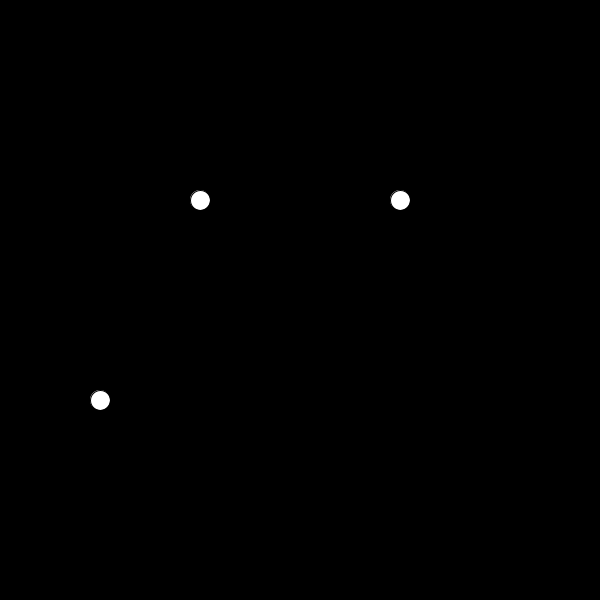
Frame 1 (no input)
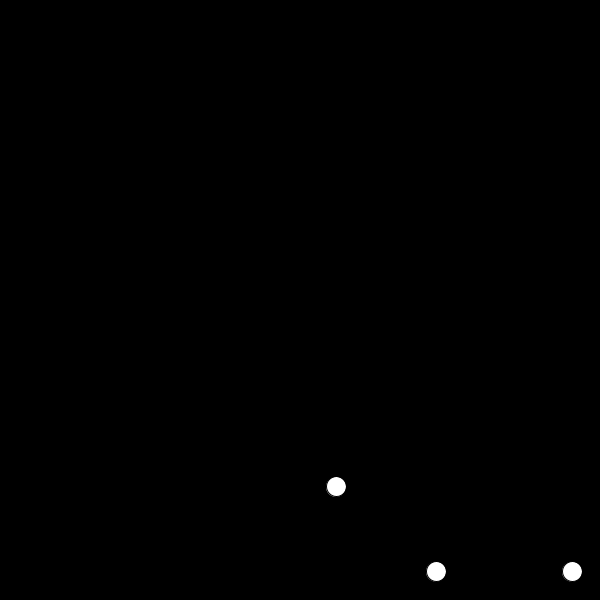
Frame 60 (the mouse pressed at the canvas centre just before this capture)
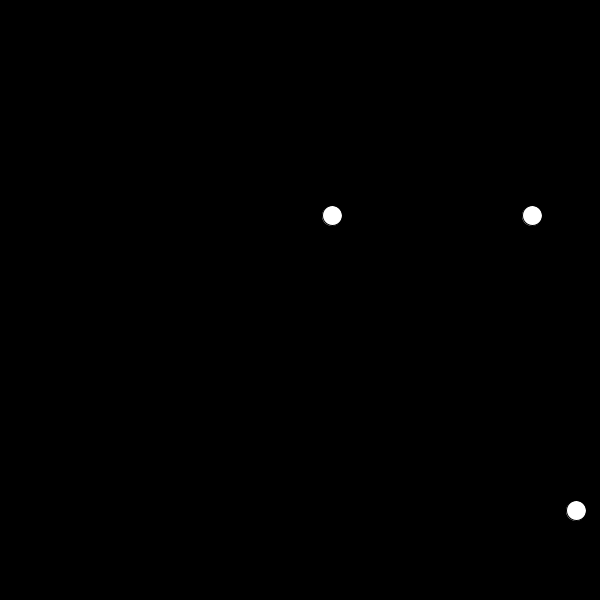
Frame 120 (the mouse held since frame 60 and released just before this capture)

The Processing sketch that drew these frames (run headless with seeded random() and noise(); from frame 60 on, the mouse is pressed at the canvas centre):

// Processing sketch: processing_136279
// ── processing_136279.pde

//DECLARE
Ball myBall;
Ball myBall2;
Ball myBall3;

void setup() {
  size(600,600);
  smooth();
  
  //INITIALIZE
  myBall = new Ball(200,200);
  myBall2 = new Ball(100,400);
  myBall3 = new Ball(400,200);
}

void draw() {
  background(0);
  
  //CALL FUNCTIONALITY
  myBall.run();
  myBall2.run();
  myBall3.run();
  
}

class Ball{
  // GLOBAL VARIABLES
    float x = 0;
    float y = 0;
    float speedX = 4;
    float speedY = 0.5;
    
  //CONSTRUCTOR
  Ball(float _x, float _y){
    
   x = _x;
   y = _y;
  
}
  
  //FUNCTIONS
  void run(){
    display();
    move();
    bounce();
    gravity();
  }
  
  void gravity(){
    speedY += 0.2;
  }
  
  
  
  void bounce(){
    if(x > width){
      speedX = speedX * -1;
  }
   if(x < 0){
      speedX = speedX * -1;
   }
     if(y > height){
      speedY = speedY * -1;
     }
       if(y < 0){
      speedY = speedY * -1;
       }
       
  }
  void move(){
    
    x += speedX;
    y += speedY;
    }
    
  void display(){
    ellipse(x,y,20,20);
  }
  
  
  
  
  
}
